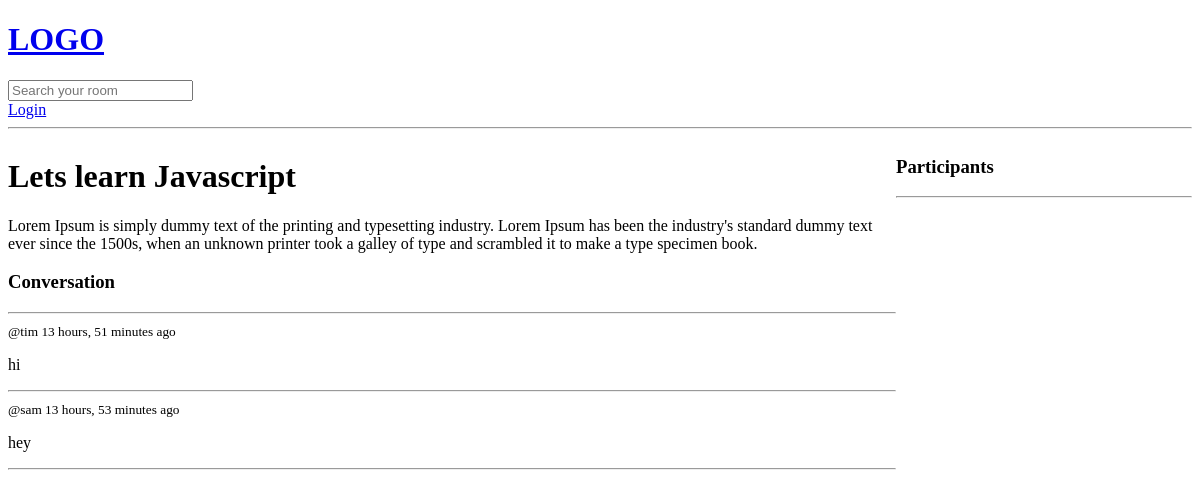
The app's page /room/1/, older data.
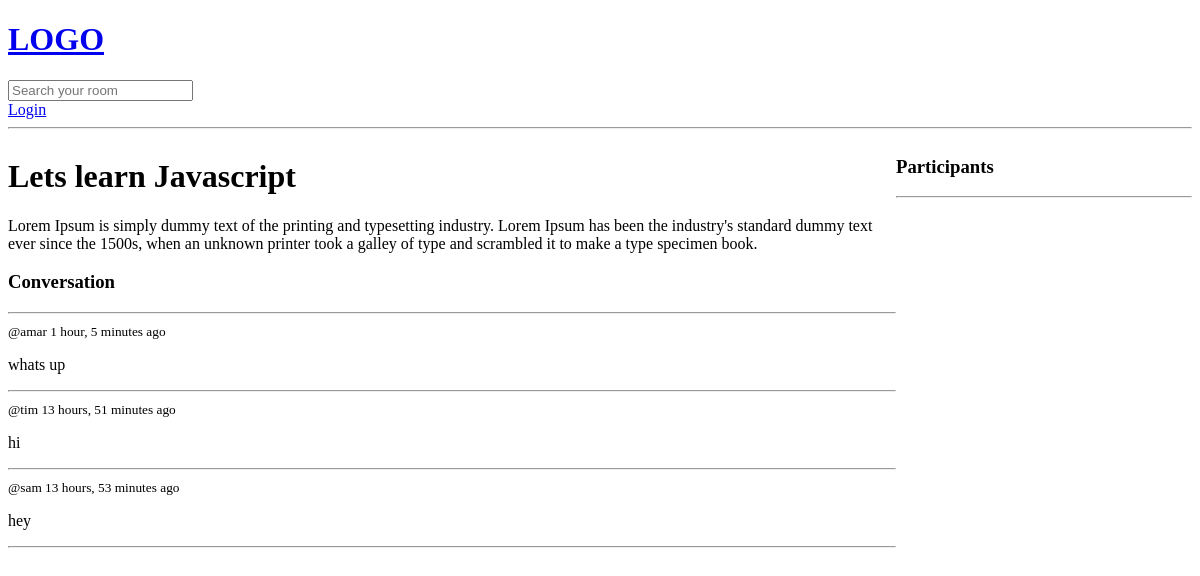
The same page, newer data.
### base/models.py (models this page shows, shortened)
class Message(models.Model):
    user = models.ForeignKey(User, on_delete=models.CASCADE)
    room = models.ForeignKey(Room , on_delete=models.CASCADE)
    body = models.TextField(null=True, blank=True)
    updated = models.DateTimeField(auto_now=True)
    created = models.DateTimeField(auto_now_add=True)

### base/views.py (the view, shortened to what this page needs)
# urls.py: path('room/<str:pk>/', views.room, name='room'),
def room(request, pk):
    room = Room.objects.get(id=pk)
    room_messages = room.message_set.all().order_by('-created')
    context = {'room': room, 'room_messages': room_messages}
    return render(request, 'base/room.html', context)

### base/templates/base/room.html (shortened to what this page needs)
{% extends 'main.html' %}
{% block content %}
<div class="room-container">
    <div>
        <h1>{{room.name}}</h1>
        <p>{{room.description}}</p>
        <div class="comment-wrapper">
            <h3>Conversation</h3>
            <hr>
            {% for message in room_messages %}
            <div>
                <small>@{{message.user}} {{message.created|timesince}} ago </small>
                <p>{{message.body}}</p>
                <hr>
            </div>
            {% endfor %}
        </div>
    </div>
    <div>
        <h3>Participants</h3>
        <hr>
    </div>
</div>
    {% endblock %}

Row changes from the older to the newer data that the page shows:
added Message: user "amar", created "1 hour, 5 minutes", body "whats up"
